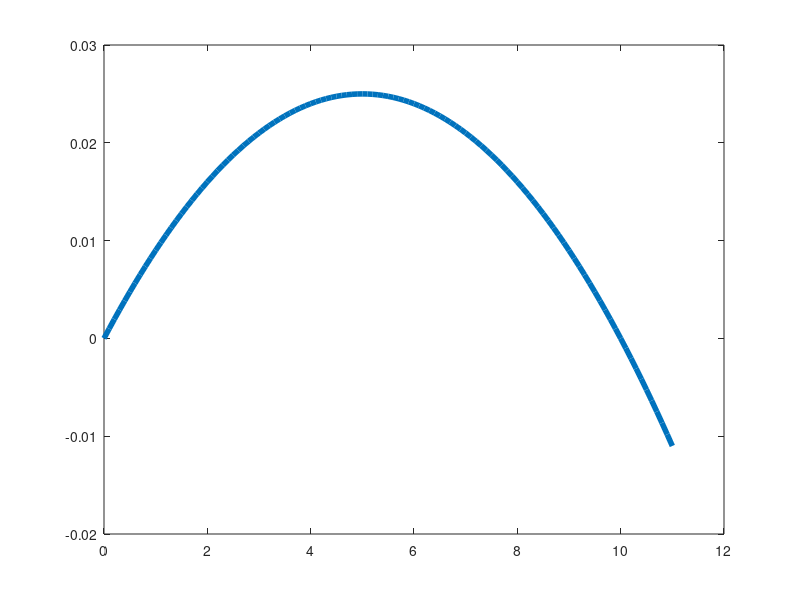

This chart was generated by the following MATLAB code: (Note: this script raises an error after producing the figure.)
clc
clear
close all

r = .01;
K = 10;
N = 0:.1:K+1;
y = r.*N.*(1-N./K);
plot(N,y,'LineWidth',4)
ax = gca;
ax.GridAlpha = 1;
set(gca,"FontSize",20)
set(gca,'XTickLabel',[],'YTickLabel',[])
grid on
grid minor
ax.MinorGridAlpha = 1;
xlim([0,11])
ylim([-.015,.03])
xlabel('\textbf{$x$}','Interpreter','latex','FontSize',25)
ylabel("\textbf{$x$}$'$",'Interpreter','latex',"FontSize",25)
title("\textbf{$x$}$'$ versus \textbf{$x$}",'Interpreter',...
    'latex',"FontSize",25)

